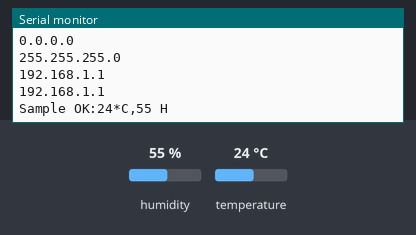
Simulated run of this sketch. Board: ESP8266 (NodeMCU). Shown: the last lines printed to the serial monitor. The inputs (shaded band) are chosen by the test bench; at power-on: humidity 55 %, temperature 24 °C. WiFi joins after 1.5 s; servers stay silent unless stated.

Above: at 1.2 s.
1.3 s: humidity set to 22 %
At 2.6 s:
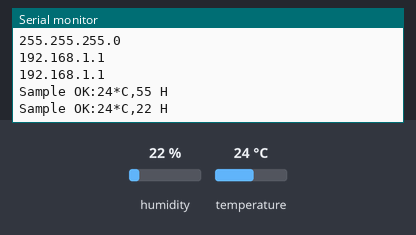
2.8 s: temperature set to 12 °C
At 4.2 s:
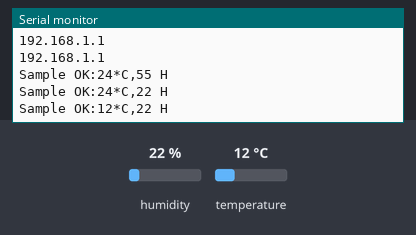
4.3 s: humidity set to 40 %
At 7.4 s:
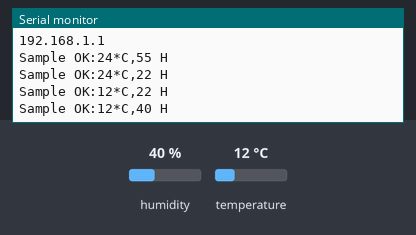
Timing chart, 0 to 8.9 s (numbered marks = the images above; inputs shaded):
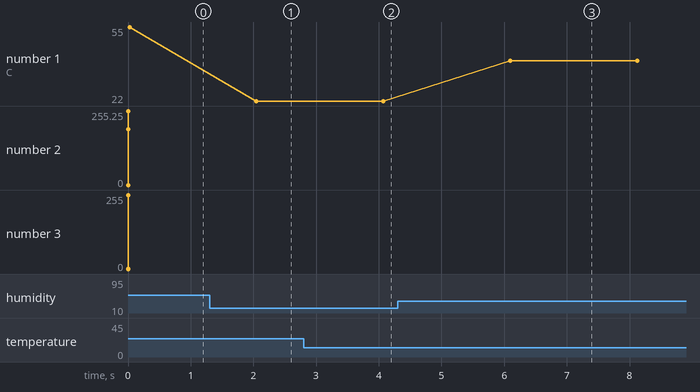

The sketch:

Wedserver.ino
```cpp
#include <ESP8266WiFi.h>
    #include <ESPAsyncTCP.h>
    #include <ESPAsyncWebServer.h>

    const char*   ssid ="K106";
    const char*   password ="KK106666";
    AsyncWebServer server(80);
    IPAddress local_IP(192,168,50,17);
    IPAddress subnet(255,255,255,0);
    IPAddress gateway(192,168,50,1);
    IPAddress primaryDNS(192,168,50,1);
    IPAddress secondaryDNS(8,8,4,4);

  #include <SimpleDHT.h>
  int pinDHT11 = D1;
  SimpleDHT11 dht11(pinDHT11);\
  String NOWtemperature=" ";

    const char index_temperature_html[] PROGMEM = R"rawliteral(
    <!DOCTYPE HTML><html>
        <link href="https://cdn.jsdelivr.net/npm/bootstrap@5.0.2/dist/css/bootstrap.min.css" rel="stylesheet" integrity="sha384-EVSTQN3/azprG1Anm3QDgpJLIm9Nao0Yz1ztcQTwFspd3yD65VohhpuuCOmLASjC" crossorigin="anonymous">
        <script src="https://cdn.jsdelivr.net/npm/bootstrap@5.0.2/dist/js/bootstrap.bundle.min.js" integrity="sha384-MrcW6ZMFYlzcLA8Nl+NtUVF0sA7MsXsP1UyJoMp4YLEuNSfAP+JcXn/tWtIaxVXM" crossorigin="anonymous"></script>
    <head>
      <meta name = "viewport"content = "width=device-width,initial-scale=1">
      <meta charset = "utf-8">
      <meta http-equiv="refresh" content="5">

      <title>資管三A D1104241015洪浩倫</title>

    <nav class="navbar navbar-expand-lg navbar-dark bg-dark">
        <div class="container-fluid">
          <a class="navbar-brand" href="#">溫度與濕度</a>
          <button class="navbar-toggler" type="button" data-bs-toggle="collapse" data-bs-target="#navbarNavDarkDropdown" aria-controls="navbarNavDarkDropdown" aria-expanded="false" aria-label="Toggle navigation">
            <span class="navbar-toggler-icon"></span>
          </button>
          <div class="collapse navbar-collapse" id="navbarNavDarkDropdown">
            <ul class="navbar-nav">
              <li class="nav-item dropdown">
                <a class="nav-link dropdown-toggle" href="#" id="navbarDarkDropdownMenuLink" role="button" data-bs-toggle="dropdown" aria-expanded="false">
                  Dropdown
                </a>
                <ul class="dropdown-menu dropdown-menu-dark" aria-labelledby="navbarDarkDropdownMenuLink">
                  <li><a class="dropdown-item" href="/">溫度</a></li>
                  <li><a class="dropdown-item" href="/features">濕度</a></li>
                </ul>
              </li>
            </ul>
          </div>
        </div>
      </nav>
    </head>

    <hr>
      <h1>DHT11溫度即時監測</h1>
      <h2>現在溫度攝氏<span>%TEMPERATURE%</span></h2>
      <hr>
      <p1>版權所有，盜用必究</p1>
      <p>洪浩倫</p>
      <p>龍華科技大學資訊管理學系</p>
    </hr>
    </body>
    </html>
    )rawliteral";

    String processor(const String& var){
      if (var == "TEMPERATURE"){ return NOWtemperature; }
      return String();
    }


    void setup() {
      // put your setup code here, to run once:
      Serial.begin(115200);
      WiFi.begin(ssid,password);
      if (!WiFi.config(local_IP, gateway,subnet,primaryDNS,secondaryDNS)) {
      Serial.println("STA Failed to configure");
      }

      Serial.println(WiFi.macAddress());
      Serial.println(WiFi.localIP());
      Serial.println(WiFi.subnetMask());
      Serial.println(WiFi.gatewayIP());
      Serial.println(WiFi.dnsIP());

      //指定網站首頁及跟目錄ROUTE
      server.on("/temperature",HTTP_GET,[](AsyncWebServerRequest*request){
        request->send_P(200,"text/html",index_temperature_html,processor);
      });

      server.begin();
    }


   void loop() {
    byte temperature = 0;
    byte humidity = 0;
    int err = SimpleDHTErrSuccess;
    if((err = dht11.read(&temperature, &humidity, NULL )) != SimpleDHTErrSuccess) {
        Serial.print("Read DHT11 failed,err="); Serial.print(SimpleDHTErrCode(err));
        Serial.print(","); Serial.println(SimpleDHTErrDuration(err)); delay(1000);
        return; }
      Serial.print("Sample OK:");
      Serial.print((int)temperature);
      Serial.print("*C,");
      Serial.print((int)humidity);
      Serial.println(" H");
      NOWtemperature = String(temperature);
      delay(2000);
    }
    
```

Measured:
- after the input at 1.3 s, the serial monitor: prints a new line after 0.75 s (image 1)
- after the input at 2.8 s, the serial monitor: prints a new line after 1.3 s (image 2)
- after the input at 4.3 s, the serial monitor: prints a new line after 1.8 s (image 3)
- plotted number 1: 55 → 22 after the input at 1.3 s, 22 → 40 after the input at 4.3 s
